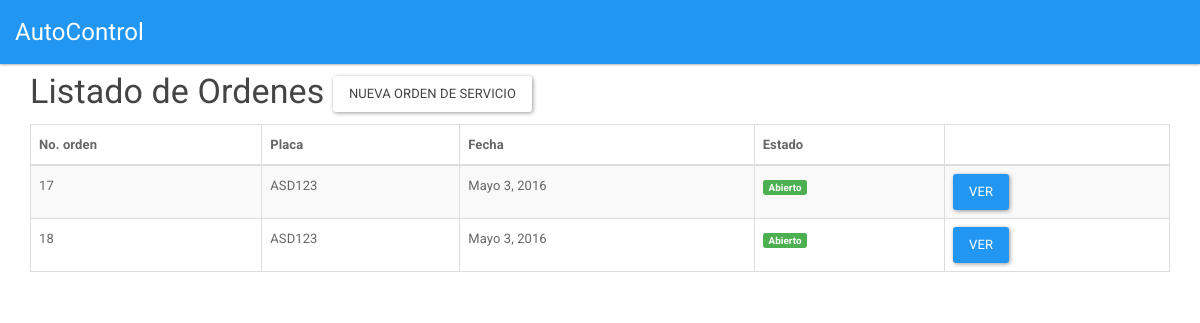
Page /mobile/orden-servicio-lista/ on the earlier database version.
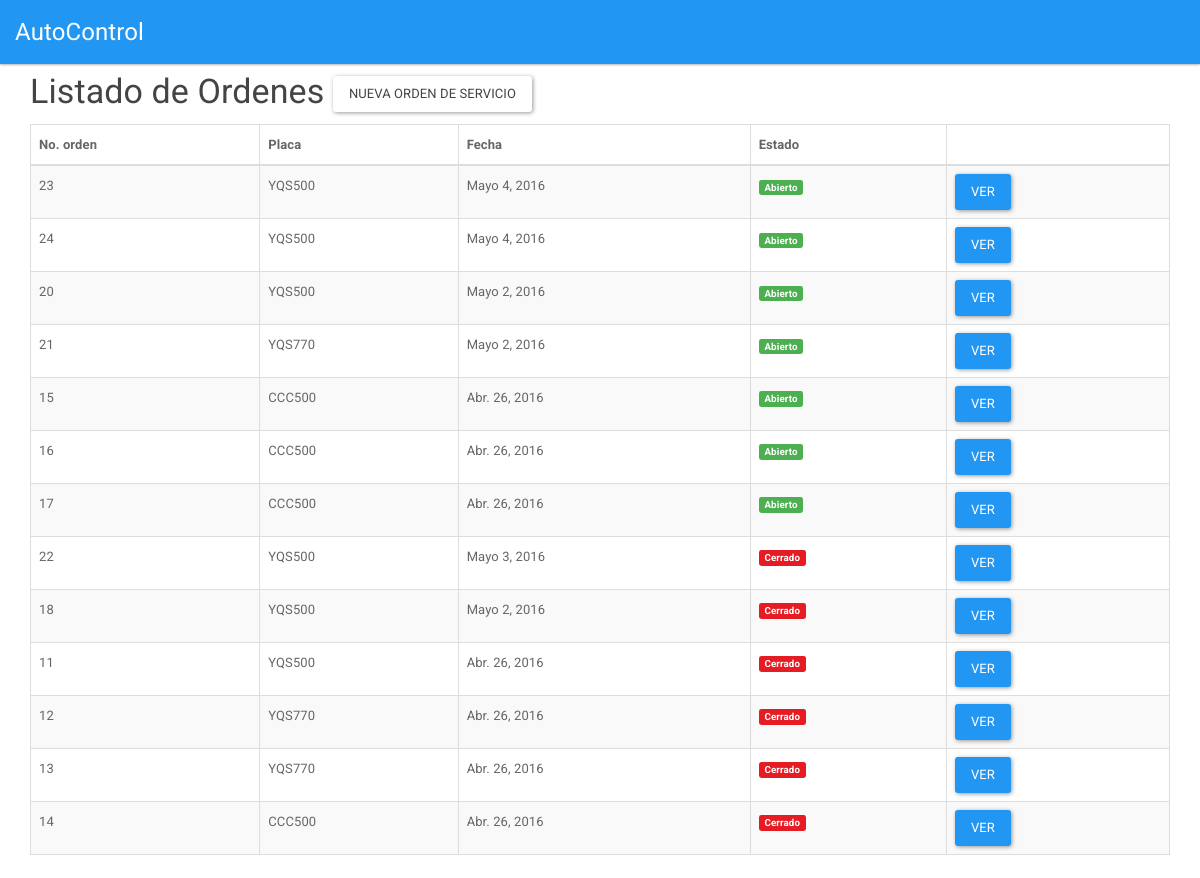
Same page on the later database version.
### ordenes_servicios/models.py (models this page shows, shortened)
class ordenServicioModel(models.Model):
	vehiculo = models.ForeignKey(vehiculoModel,null=False,blank=False)
	fecha = models.DateField(null=False,blank=False,default=datetime.now)
	state = models.PositiveIntegerField(default = 1)

### vehiculos/models.py (models this page shows, shortened)
class vehiculoModel(models.Model):
	placa = models.CharField(max_length=10, primary_key=True, null=False, blank=False)
	cilindraje = models.IntegerField(null=True, blank=True)
	marca = models.ForeignKey(MarcaModel, null=True, blank=True)
	tipo = models.ForeignKey(tipoVehiculoModel, null=True, blank=True)
	cliente = models.ForeignKey(clienteModel, null=False, blank=False)
	foto = models.ImageField(upload_to = 'img/vehiculo/', default = 'img/none.jpg')

### mobile/views.py (the view)
def list_orden(request):
	orden = ordenServicioModel.objects.all().order_by('-state', '-fecha')
	return render(request, 'orden-lista.html', {'title': 'Listado de Ordenes', 'ordenes': orden})

### mobile/templates/orden-lista.html
{% extends 'base_m.html' %}
{% block content %}
	<h3>{{ title }} <a href="{% url 'orden_servicio_mobile' %}" class="btn btn-default">Nueva orden de servicio</a></h3>
	<div class="table-responsive">
		<table class="table table-striped table-bordered">
			<thead>
				<tr>
					<th>No. orden</th>
					<th>Placa</th>
					<th>Fecha</th>
					<th>Estado</th>
					<th></th>
				</tr>
			</thead>
			<tbody>
				{% for orden in ordenes %}
				<tr>
					<td>{{ orden.pk }}</td>
					<td>{{ orden.vehiculo.placa }}</td>
					<td>{{ orden.fecha }}</td>
					<td>{% if orden.state == 1 %}<span class="label label-success">Abierto</span>{% else %}<span class="label label-danger">Cerrado</span>{% endif %}</td>
					<td>
						<a href="{% url 'orden_servicio_detalle' orden.pk %}" class="btn btn-primary">Ver</a>
					</td>
				</tr>
				{% endfor %}
			</tbody>
		</table>
	</div>
{% endblock content %}

Differences in the rows shown:
added ordenServicioModel: pk "23", vehiculo.placa "YQS500", fecha "Mayo 4, 2016", state "Abierto"
added ordenServicioModel: pk "24", vehiculo.placa "YQS500", fecha "Mayo 4, 2016", state "Abierto"
added ordenServicioModel: pk "20", vehiculo.placa "YQS500", fecha "Mayo 2, 2016", state "Abierto"
added ordenServicioModel: pk "21", vehiculo.placa "YQS770", fecha "Mayo 2, 2016", state "Abierto"
added ordenServicioModel: pk "15", vehiculo.placa "CCC500", fecha "Abr. 26, 2016", state "Abierto"
added ordenServicioModel: pk "16", vehiculo.placa "CCC500", fecha "Abr. 26, 2016", state "Abierto"
changed ordenServicioModel id 17: vehiculo.placa "ASD123" → "CCC500"; fecha "Mayo 3, 2016" → "Abr. 26, 2016"
added ordenServicioModel: pk "22", vehiculo.placa "YQS500", fecha "Mayo 3, 2016", state "Cerrado"
changed ordenServicioModel id 18: vehiculo.placa "ASD123" → "YQS500"; fecha "Mayo 3, 2016" → "Mayo 2, 2016"; state "Abierto" → "Cerrado"
added ordenServicioModel: pk "11", vehiculo.placa "YQS500", fecha "Abr. 26, 2016", state "Cerrado"
added ordenServicioModel: pk "12", vehiculo.placa "YQS770", fecha "Abr. 26, 2016", state "Cerrado"
added ordenServicioModel: pk "13", vehiculo.placa "YQS770", fecha "Abr. 26, 2016", state "Cerrado"
added ordenServicioModel: pk "14", vehiculo.placa "CCC500", fecha "Abr. 26, 2016", state "Cerrado"
